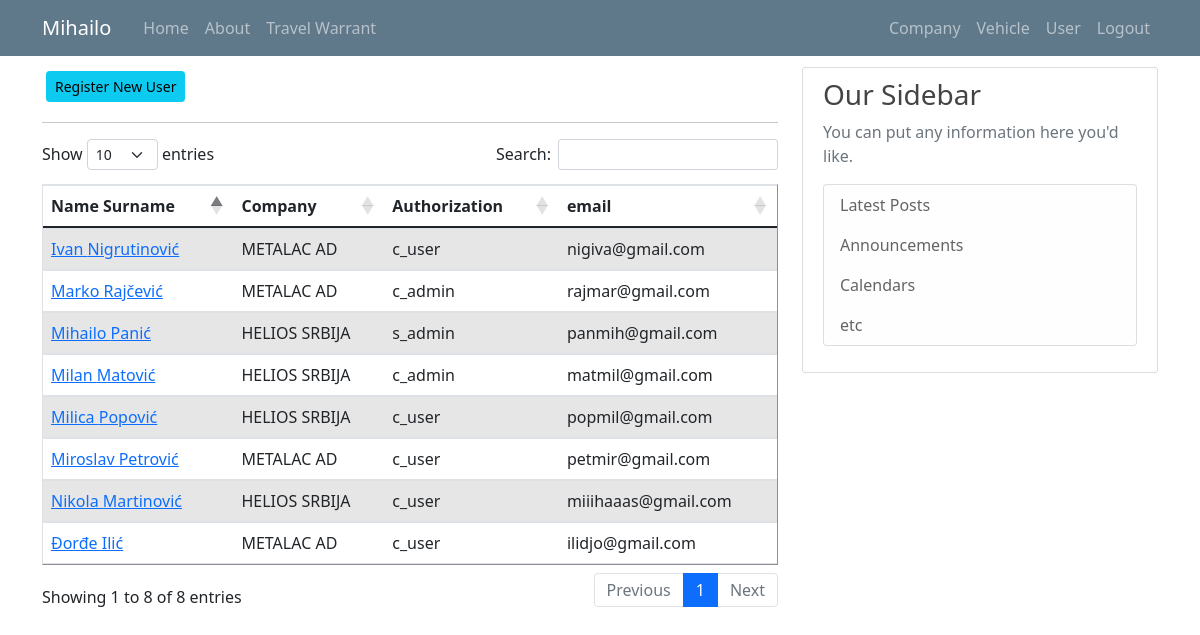
/user_list (signed in), run on an earlier commit of the app's database.
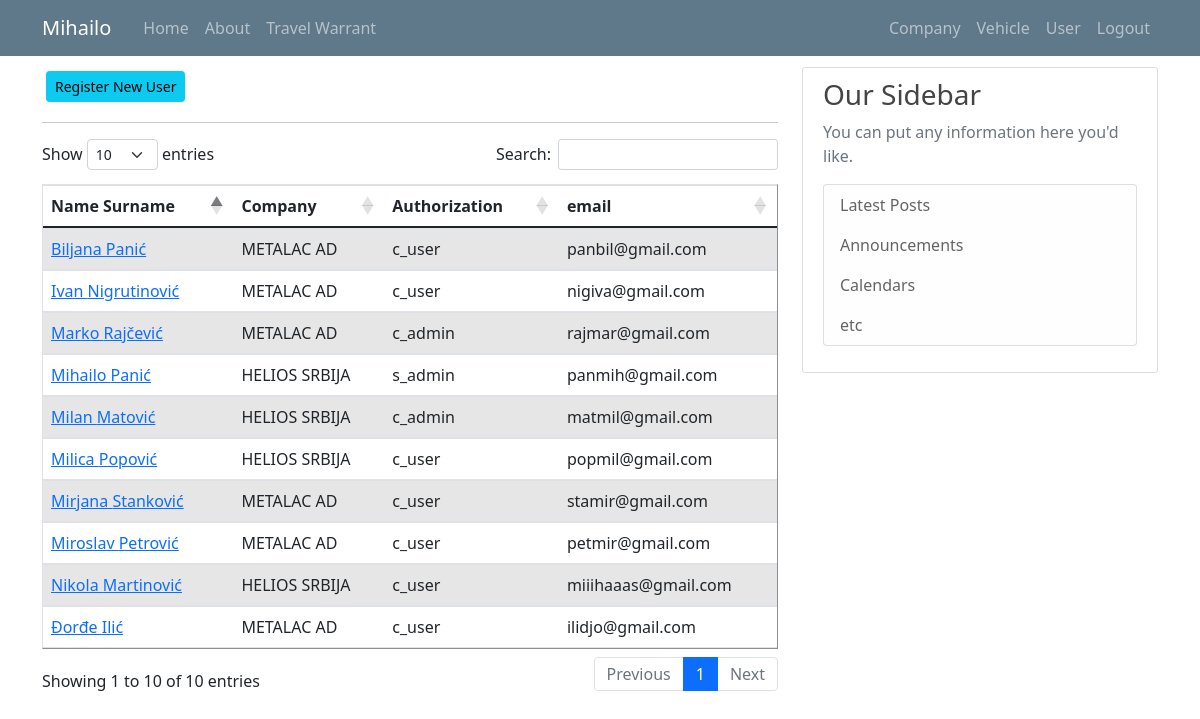
And on a later commit of the database.
### putninalozi/models.py (models this page shows, shortened)
class User(db.Model, UserMixin):
    id = db.Column(db.Integer, primary_key=True)
    email = db.Column(db.String(120), unique=True, nullable=False)
    old_email = db.Column(db.String(120), unique=False, nullable=False)
    password = db.Column(db.String(60), nullable = False)
    name = db.Column(db.String(20), unique=False, nullable=False)
    surname = db.Column(db.String(20), unique=False, nullable=False)
    authorization = db.Column(db.String(10), nullable = False) # ovde treba da budu tipovi korisnika: S_admin, C_admin, C_user
    company_id = db.Column(db.Integer, db.ForeignKey('company.id'), nullable=True)
    travelwarrants = db.relationship('TravelWarrant', backref='travelwarrant_user', lazy=True)

class Company(db.Model):
    id = db.Column(db.Integer, primary_key=True)
    companyname = db.Column(db.String(20), unique=True, nullable=False)         #Helios, Metalac, Tetrapak, Foka, Papir Print
    company_address = db.Column(db.String(20), unique=False, nullable=False)
    company_address_number = db.Column(db.Integer, nullable=False)
    company_zip_code = db.Column(db.Integer, nullable=False)
    company_city = db.Column(db.String(20), unique=False, nullable=False)
    company_state = db.Column(db.String(20), unique=False, nullable=False)
    company_pib = db.Column(db.Integer, nullable=False)
    company_mb = db.Column(db.Integer, nullable=False)
    company_site = db.Column(db.String(20), unique=True, nullable=False) #vidi imali neki model tipa db.Link()
    company_mail = db.Column(db.String(120), unique=True, nullable=False)
    company_phone = db.Column(db.Integer, nullable=False)
    company_logo = db.Column(db.String(60), nullable=False)
    users = db.relationship('User', backref='user_company', lazy=True)
    vehicles = db.relationship('Vehicle', backref='vehicle_company', lazy=True)
    travelwarrants = db.relationship('TravelWarrant', backref='travelwarrant_company', lazy=True)

### putninalozi/users/routes.py (the view)
@users.route("/user_list")
def user_list():
    if not current_user.is_authenticated:
        flash('You have to be logged in to access this page', 'danger')
        return redirect(url_for('users.login'))
    users = User.query.all()
    return render_template('user_list.html', title='Users', users=users)

### putninalozi/models.py (called while the page is built)
@login_manager.user_loader
def load_user(user_id):
    return User.query.get(int(user_id))

### putninalozi/templates/user_list.html (shortened to what this page needs)
{% extends "layout.html" %}
{% block content %}
{% if current_user.authorization != 'c_user' %}
  <a class="btn btn-info btn-sm m-1" href="{{ url_for('users.register_u') }}">Register New User</a>
{% endif %}
<hr>
<table id="data" border="1" class="table table-striped">
  {% if current_user.authorization == 's_admin' %}
    <thead>
      <tr id="header">
        <th>Name Surname</th>
        <th>Company</th>
        <th>Authorization</th>
        <th>email</th>
      </tr>
    </thead>
    <tbody>
      {% for user in users %}
        <tr>
          <td> <a class="mr-2" href="{{ url_for('users.user_profile', user_id=user.id) }}" title="Edit User">{{ user.name }} {{ user.surname }}</a> </td>
          <td>{{ user.user_company.companyname }}</td>
          <td>{{ user.authorization }}</td>
          <td>{{ user.email }}</td>
        </tr>
      {% endfor %}
    </tbody>
  {% endif %}
</table>
{% endblock %}

### putninalozi/templates/layout.html (shortened to what this page needs)
<!doctype html>
<html lang="en">
  <head>
    <link rel="stylesheet" href="https://cdn.jsdelivr.net/npm/bootstrap@4.3.1/dist/css/bootstrap.min.css">
    <link rel="stylesheet" type="text/css" href="{{ url_for('static', filename='main.css') }}">
    <link href="https://cdn.jsdelivr.net/npm/bootstrap@5.0.1/dist/css/bootstrap.min.css" rel="stylesheet">
    <link rel="stylesheet" type="text/css" href="https://cdn.datatables.net/1.10.25/css/dataTables.bootstrap5.css">
  </head>
  <body>
    <header class="site-header">
      <nav class="navbar navbar-expand-md navbar-dark bg-steel fixed-top">
        <div class="container">
          <a class="navbar-brand mr-4" href="/">{{ current_user.name }}</a>
          <div class="collapse navbar-collapse" id="navbarToggle">
            <div class="navbar-nav mr-auto">
              {% if current_user.is_authenticated %}
                <a class="nav-item nav-link" href="{{ url_for('main.home') }}">Home</a>
                <a class="nav-item nav-link" href="{{ url_for('main.about') }}">About</a>
                <a class="nav-item nav-link" href="{{ url_for('travel_warrants.travel_warrant_list') }}">Travel Warrant</a>
              {% else %}
                <a class="nav-item nav-link" href="{{ url_for('main.home') }}">Home</a>
                <a class="nav-item nav-link" href="{{ url_for('main.about') }}">About</a>
              {% endif %}
            </div>
            <div class="navbar-nav">
              {% if current_user.is_authenticated %}
                {% if current_user.authorization == 's_admin' %}
                  <a class="nav-item nav-link" href="{{ url_for('companys.company_list') }}">Company</a>
                  <a class="nav-item nav-link" href="{{ url_for('vehicles.vehicle_list') }}">Vehicle</a>
                  <a class="nav-item nav-link" href="{{ url_for('users.user_list') }}">User</a>
                  <a class="nav-item nav-link" href="{{ url_for('users.logout') }}">Logout</a>
                {% else %}
                  <a class="nav-item nav-link" href="{{ url_for('users.user_list') }}">User</a>
                  <a class="nav-item nav-link" href="{{ url_for('users.logout') }}">Logout</a>
                {% endif %}
              {% else %}
                <a class="nav-item nav-link" href="{{ url_for('users.login') }}">Login</a>
              {% endif %}
            </div>
          </div>
        </div>
      </nav>
    </header>
    <main role="main" class="container">
      <div class="row">
        <div class="col-md-8">
          {% block content %}{% endblock %}
        </div>
        <div class="col-md-4">
          <div class="content-section">
            <h3>Our Sidebar</h3>
            <p class='text-muted'>You can put any information here you'd like.
              <ul class="list-group">
                <li class="list-group-item list-group-item-light">Latest Posts</li>
                <li class="list-group-item list-group-item-light">Announcements</li>
                <li class="list-group-item list-group-item-light">Calendars</li>
                <li class="list-group-item list-group-item-light">etc</li>
              </ul>
            </p>
          </div>
        </div>
      </div>
    </main>
  </body>
</html>

What changed in the data, as far as the page shows it:
added User: name "Biljana", surname "Panić", user_company.companyname "METALAC AD", authorization "c_user", email "panbil@gmail.com"
added User: name "Mirjana", surname "Stanković", user_company.companyname "METALAC AD", authorization "c_user", email "stamir@gmail.com"
Also different on the page:
text written by a page script: "Show entries Search: Showing 1 to 8 of 8 entries Previous 1 Next" → "Show entries Search: Showing 1 to 10 of 10 entries Previous 1 Next"
